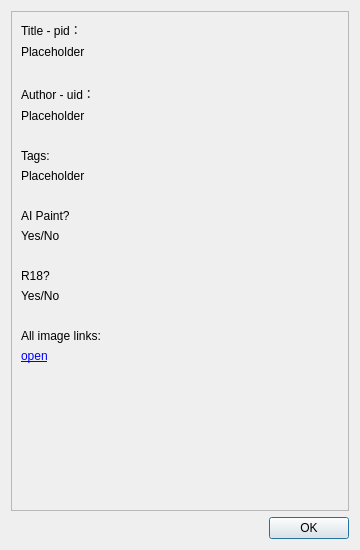
<?xml version="1.0" encoding="UTF-8"?>
<ui version="4.0">
 <class>Dialog</class>
 <widget class="QDialog" name="Dialog">
  <property name="geometry">
   <rect>
    <x>0</x>
    <y>0</y>
    <width>360</width>
    <height>550</height>
   </rect>
  </property>
  <property name="windowTitle">
   <string>Dialog</string>
  </property>
  <layout class="QVBoxLayout" name="verticalLayout">
   <item>
    <widget class="QScrollArea" name="scrollArea">
     <property name="widgetResizable">
      <bool>true</bool>
     </property>
     <widget class="QWidget" name="scrollAreaWidgetContents">
      <property name="geometry">
       <rect>
        <x>0</x>
        <y>0</y>
        <width>334</width>
        <height>484</height>
       </rect>
      </property>
      <layout class="QVBoxLayout" name="verticalLayout_2">
       <item>
        <widget class="QLabel" name="label">
         <property name="sizePolicy">
          <sizepolicy hsizetype="Expanding" vsizetype="Preferred">
           <horstretch>0</horstretch>
           <verstretch>0</verstretch>
          </sizepolicy>
         </property>
         <property name="text">
          <string>Title - pid：</string>
         </property>
         <property name="alignment">
          <set>Qt::AlignmentFlag::AlignLeading|Qt::AlignmentFlag::AlignLeft|Qt::AlignmentFlag::AlignTop</set>
         </property>
        </widget>
       </item>
       <item>
        <widget class="QLabel" name="title_pid">
         <property name="sizePolicy">
          <sizepolicy hsizetype="Expanding" vsizetype="Preferred">
           <horstretch>0</horstretch>
           <verstretch>0</verstretch>
          </sizepolicy>
         </property>
         <property name="text">
          <string>Placeholder</string>
         </property>
         <property name="wordWrap">
          <bool>true</bool>
         </property>
         <property name="textInteractionFlags">
          <set>Qt::TextInteractionFlag::LinksAccessibleByMouse|Qt::TextInteractionFlag::TextSelectableByKeyboard|Qt::TextInteractionFlag::TextSelectableByMouse</set>
         </property>
        </widget>
       </item>
       <item>
        <spacer name="horizontalSpacer">
         <property name="orientation">
          <enum>Qt::Orientation::Horizontal</enum>
         </property>
         <property name="sizeHint" stdset="0">
          <size>
           <width>40</width>
           <height>20</height>
          </size>
         </property>
        </spacer>
       </item>
       <item>
        <widget class="QLabel" name="label_3">
         <property name="sizePolicy">
          <sizepolicy hsizetype="Expanding" vsizetype="Preferred">
           <horstretch>0</horstretch>
           <verstretch>0</verstretch>
          </sizepolicy>
         </property>
         <property name="text">
          <string>Author - uid：</string>
         </property>
        </widget>
       </item>
       <item>
        <widget class="QLabel" name="author_uid">
         <property name="sizePolicy">
          <sizepolicy hsizetype="Expanding" vsizetype="Preferred">
           <horstretch>0</horstretch>
           <verstretch>0</verstretch>
          </sizepolicy>
         </property>
         <property name="text">
          <string>Placeholder</string>
         </property>
         <property name="wordWrap">
          <bool>true</bool>
         </property>
         <property name="textInteractionFlags">
          <set>Qt::TextInteractionFlag::LinksAccessibleByMouse|Qt::TextInteractionFlag::TextSelectableByKeyboard|Qt::TextInteractionFlag::TextSelectableByMouse</set>
         </property>
        </widget>
       </item>
       <item>
        <spacer name="horizontalSpacer_2">
         <property name="orientation">
          <enum>Qt::Orientation::Horizontal</enum>
         </property>
         <property name="sizeHint" stdset="0">
          <size>
           <width>40</width>
           <height>20</height>
          </size>
         </property>
        </spacer>
       </item>
       <item>
        <widget class="QLabel" name="label_5">
         <property name="sizePolicy">
          <sizepolicy hsizetype="Expanding" vsizetype="Preferred">
           <horstretch>0</horstretch>
           <verstretch>0</verstretch>
          </sizepolicy>
         </property>
         <property name="text">
          <string>Tags:</string>
         </property>
        </widget>
       </item>
       <item>
        <widget class="QLabel" name="tags">
         <property name="sizePolicy">
          <sizepolicy hsizetype="Expanding" vsizetype="Preferred">
           <horstretch>0</horstretch>
           <verstretch>0</verstretch>
          </sizepolicy>
         </property>
         <property name="text">
          <string>Placeholder</string>
         </property>
         <property name="wordWrap">
          <bool>true</bool>
         </property>
         <property name="textInteractionFlags">
          <set>Qt::TextInteractionFlag::LinksAccessibleByMouse|Qt::TextInteractionFlag::TextSelectableByKeyboard|Qt::TextInteractionFlag::TextSelectableByMouse</set>
         </property>
        </widget>
       </item>
       <item>
        <spacer name="horizontalSpacer_3">
         <property name="orientation">
          <enum>Qt::Orientation::Horizontal</enum>
         </property>
         <property name="sizeHint" stdset="0">
          <size>
           <width>40</width>
           <height>20</height>
          </size>
         </property>
        </spacer>
       </item>
       <item>
        <widget class="QLabel" name="label_7">
         <property name="sizePolicy">
          <sizepolicy hsizetype="Expanding" vsizetype="Preferred">
           <horstretch>0</horstretch>
           <verstretch>0</verstretch>
          </sizepolicy>
         </property>
         <property name="text">
          <string>AI Paint?</string>
         </property>
        </widget>
       </item>
       <item>
        <widget class="QLabel" name="is_ai">
         <property name="sizePolicy">
          <sizepolicy hsizetype="Expanding" vsizetype="Preferred">
           <horstretch>0</horstretch>
           <verstretch>0</verstretch>
          </sizepolicy>
         </property>
         <property name="text">
          <string>Yes/No</string>
         </property>
         <property name="wordWrap">
          <bool>true</bool>
         </property>
        </widget>
       </item>
       <item>
        <spacer name="horizontalSpacer_4">
         <property name="orientation">
          <enum>Qt::Orientation::Horizontal</enum>
         </property>
         <property name="sizeHint" stdset="0">
          <size>
           <width>40</width>
           <height>20</height>
          </size>
         </property>
        </spacer>
       </item>
       <item>
        <widget class="QLabel" name="label_9">
         <property name="sizePolicy">
          <sizepolicy hsizetype="Expanding" vsizetype="Preferred">
           <horstretch>0</horstretch>
           <verstretch>0</verstretch>
          </sizepolicy>
         </property>
         <property name="text">
          <string>R18?</string>
         </property>
        </widget>
       </item>
       <item>
        <widget class="QLabel" name="is_r18">
         <property name="sizePolicy">
          <sizepolicy hsizetype="Expanding" vsizetype="Preferred">
           <horstretch>0</horstretch>
           <verstretch>0</verstretch>
          </sizepolicy>
         </property>
         <property name="text">
          <string>Yes/No</string>
         </property>
        </widget>
       </item>
       <item>
        <spacer name="horizontalSpacer_5">
         <property name="orientation">
          <enum>Qt::Orientation::Horizontal</enum>
         </property>
         <property name="sizeHint" stdset="0">
          <size>
           <width>40</width>
           <height>20</height>
          </size>
         </property>
        </spacer>
       </item>
       <item>
        <widget class="QLabel" name="label_6">
         <property name="text">
          <string>All image links:</string>
         </property>
        </widget>
       </item>
       <item>
        <widget class="QLabel" name="links">
         <property name="text">
          <string>&lt;a href=&quot;https://baidu.com&quot;&gt;open&lt;/a&gt;</string>
         </property>
         <property name="wordWrap">
          <bool>true</bool>
         </property>
         <property name="openExternalLinks">
          <bool>true</bool>
         </property>
        </widget>
       </item>
       <item>
        <widget class="QWidget" name="widget" native="true">
         <property name="sizePolicy">
          <sizepolicy hsizetype="Expanding" vsizetype="Expanding">
           <horstretch>0</horstretch>
           <verstretch>0</verstretch>
          </sizepolicy>
         </property>
        </widget>
       </item>
      </layout>
     </widget>
    </widget>
   </item>
   <item>
    <widget class="QDialogButtonBox" name="buttonBox">
     <property name="orientation">
      <enum>Qt::Orientation::Horizontal</enum>
     </property>
     <property name="standardButtons">
      <set>QDialogButtonBox::StandardButton::Ok</set>
     </property>
    </widget>
   </item>
  </layout>
 </widget>
 <resources/>
 <connections>
  <connection>
   <sender>buttonBox</sender>
   <signal>accepted()</signal>
   <receiver>Dialog</receiver>
   <slot>accept()</slot>
   <hints>
    <hint type="sourcelabel">
     <x>248</x>
     <y>254</y>
    </hint>
    <hint type="destinationlabel">
     <x>157</x>
     <y>274</y>
    </hint>
   </hints>
  </connection>
  <connection>
   <sender>buttonBox</sender>
   <signal>rejected()</signal>
   <receiver>Dialog</receiver>
   <slot>reject()</slot>
   <hints>
    <hint type="sourcelabel">
     <x>316</x>
     <y>260</y>
    </hint>
    <hint type="destinationlabel">
     <x>286</x>
     <y>274</y>
    </hint>
   </hints>
  </connection>
 </connections>
</ui>
